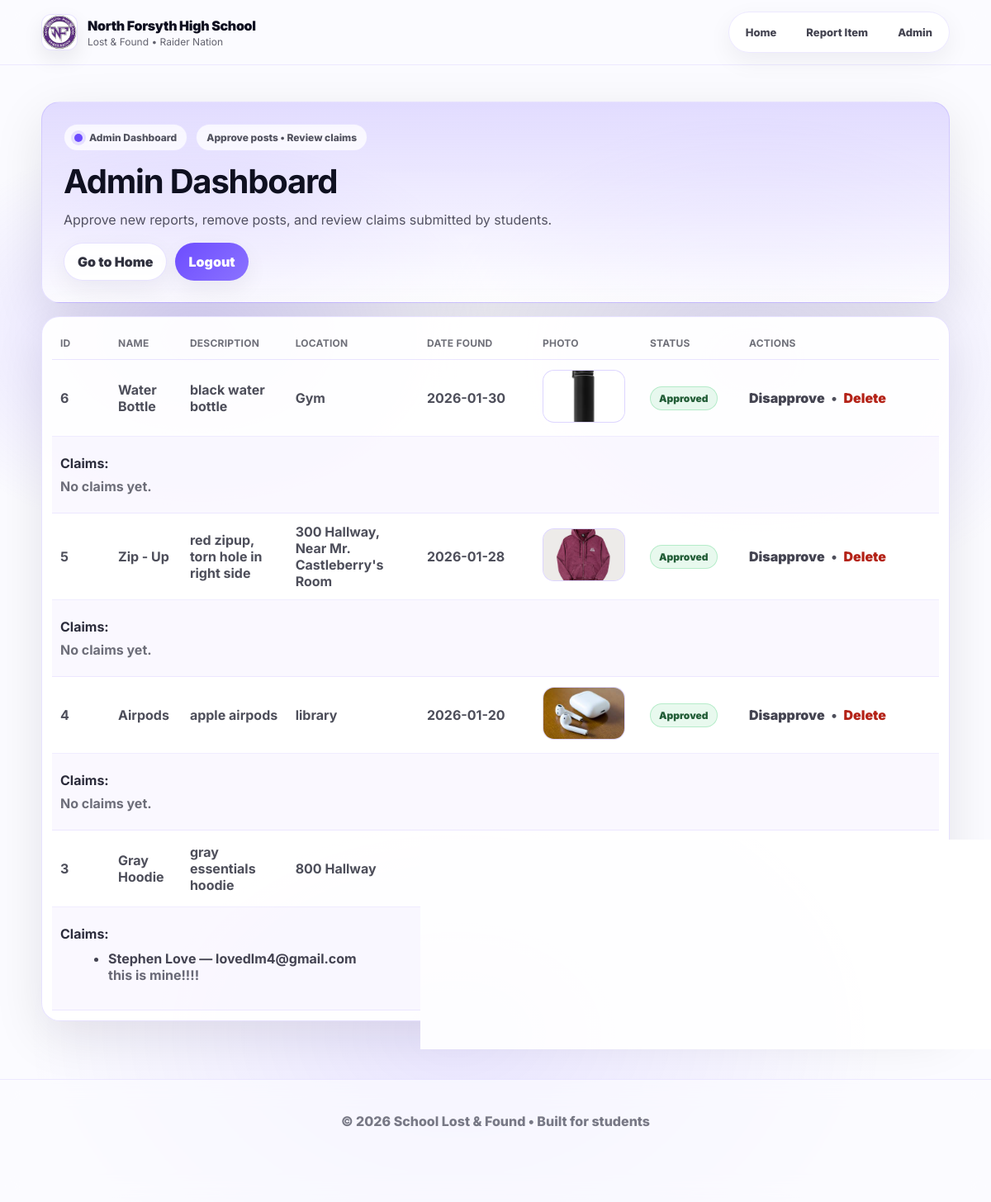
Screenshot of /admin/dashboard (signed in) with the database file from the repository.
### tables this page shows
CREATE TABLE items (
            id INTEGER PRIMARY KEY AUTOINCREMENT,
            name TEXT,
            description TEXT,
            location TEXT,
            date_found TEXT,
            photo TEXT,
            approved INTEGER DEFAULT 0
        , is_claimed INTEGER DEFAULT 0);

CREATE TABLE claims (
            id INTEGER PRIMARY KEY AUTOINCREMENT,
            item_id INTEGER,
            claimant_name TEXT,
            email TEXT,
            message TEXT, status TEXT DEFAULT 'pending',
            FOREIGN KEY (item_id) REFERENCES items (id)
        );

### app.py (the view)
@app.route('/admin/dashboard')
def admin_dashboard():
    if not session.get('admin'):
        return redirect(url_for('admin_login'))
    conn = get_db_connection()
    items = conn.execute('SELECT * FROM items ORDER BY id DESC').fetchall()
    claims = conn.execute('SELECT * FROM claims ORDER BY id DESC').fetchall()
    conn.close()
    claims_by_item = {}
    for c in claims:
        claims_by_item.setdefault(c['item_id'], []).append(c)
    return render_template('admin_dashboard.html', items=items, claims_by_item=claims_by_item)

### app.py (called while the page is built)
def get_db_connection():
    conn = sqlite3.connect('database.db')
    conn.row_factory = sqlite3.Row
    return conn

### templates/admin_dashboard.html (shortened to what this page needs)
{% extends 'base.html' %}
{% block content %}
<section class="hero">
  <div class="badges">
    <span class="badge"><span class="dot"></span> Admin Dashboard</span>
    <span class="badge">Approve posts • Review claims</span>
  </div>
  <h1 style="font-size:40px;">Admin Dashboard</h1>
  <p>Approve new reports, remove posts, and review claims submitted by students.</p>
  <div style="margin-top:16px; display:flex; gap:10px; flex-wrap:wrap;">
    <a class="btn" href="{{ url_for('home') }}">Go to Home</a>
    <a class="btn btn-primary" href="{{ url_for('admin_logout') }}">Logout</a>
  </div>
</section>
<div class="table-wrap" style="margin-top:16px;">
  <table>
    <thead>
      <tr>
        <th style="width:70px;">ID</th>
        <th>Name</th>
        <th>Description</th>
        <th>Location</th>
        <th style="width:140px;">Date Found</th>
        <th style="width:130px;">Photo</th>
        <th style="width:120px;">Status</th>
        <th style="width:240px;">Actions</th>
      </tr>
    </thead>
    <tbody>
      {% for item in items %}
      <tr>
        <td>{{ item['id'] }}</td>
        <td><strong>{{ item['name'] }}</strong></td>
        <td>{{ item['description'] }}</td>
        <td>{{ item['location'] }}</td>
        <td>{{ item['date_found'] }}</td>
        <td>
          {% if item['photo'] %}
            <img src="{{ url_for('static', filename='uploads/' + item['photo']) }}"
                 alt="Photo of {{ item['name'] }}"
                 style="width:100px;height:64px;object-fit:cover;border-radius:14px;border:1px solid rgba(122,77,255,0.18); background:#f2f2ff;">
          {% else %}
            <span style="color: rgba(15,16,32,0.55); font-weight:700;">No photo</span>
          {% endif %}
        </td>
        <td>
          {% if item['approved'] == 1 %}
            <span style="display:inline-flex; padding:6px 10px; border-radius:999px; font-weight:900; font-size:12px; border:1px solid rgba(34,197,94,0.25); background: rgba(34,197,94,0.10); color: rgba(13,77,35,0.90);">
              Approved
            </span>
          {% else %}
            <span style="display:inline-flex; padding:6px 10px; border-radius:999px; font-weight:900; font-size:12px; border:1px solid rgba(245,158,11,0.25); background: rgba(245,158,11,0.12); color: rgba(120,67,0,0.92);">
              Pending
            </span>
          {% endif %}
        </td>
        <td class="table-actions">
          {% if item['approved'] == 0 %}
            <a href="{{ url_for('approve_item', item_id=item['id']) }}">Approve</a>
            &nbsp;•&nbsp;
          {% else %}
            <a href="{{ url_for('disapprove_item', item_id=item['id']) }}">Disapprove</a>
            &nbsp;•&nbsp;
          {% endif %}
          <a href="{{ url_for('delete_item', item_id=item['id']) }}"
             onclick="return confirm('Delete this item?');"
             style="color:#b42318;">
             Delete
          </a>
        </td>
      </tr>
      <tr>
        <td colspan="8" style="background: rgba(122,77,255,0.04);">
          <div style="padding: 10px 0;">
            <strong style="color: rgba(15,16,32,0.88);">Claims:</strong>
            {% set item_claims = claims_by_item.get(item['id'], []) %}
            {% if item_claims %}
              <ul style="margin:10px 0 0 18px; color: rgba(15,16,32,0.78);">
                {% for c in item_claims %}
                  <li style="margin-bottom:10px;">
                    <strong>{{ c['claimant_name'] }}</strong> — {{ c['email'] }}<br>
                    <span style="color: rgba(15,16,32,0.62);">{{ c['message'] }}</span>
                  </li>
                {% endfor %}
              </ul>
            {% else %}
              <div style="margin-top:8px; color: rgba(15,16,32,0.60);">
                No claims yet.
              </div>
            {% endif %}
          </div>
        </td>
      </tr>
      {% endfor %}
    </tbody>
  </table>
</div>
{% endblock %}

### static/styles.css (style rules this page uses)
:root { --bg: #fbfbff; --panel: rgba(255,255,255,0.78); --panel-solid: #ffffff; --text: #0f1020; --muted: rgba(15,16,32,0.65); --purple: #6d4cff; --purple2:#8b73ff; --border: rgba(109,76,255,0.14); --shadow: 0 18px 60px rgba(16,12,30,0.10); --shadow-soft: 0 10px 40px rgba(16,12,30,0.08); --radius: 22px; --radius-sm: 14px; --focus: 0 0 0 4px rgba(109,76,255,0.18); }
* { box-sizing:border-box; }
html,body { height:100%; }
body { margin:0; font-family: "Inter", system-ui, -apple-system, Segoe UI, Roboto, Arial, sans-serif; color: var(--text); background: var(--bg); overflow-x:hidden; }
.hero { margin-top: 22px; border-radius: var(--radius); padding: 26px 26px; background: linear-gradient(180deg, rgba(109,76,255,0.18), rgba(255,255,255,0.82)); border: 1px solid rgba(109,76,255,0.16); box-shadow: var(--shadow); }
.badges { display:flex; gap: 10px; flex-wrap:wrap; margin-bottom: 12px; }
.badge { display:inline-flex; align-items:center; gap: 8px; padding: 8px 12px; border-radius: 999px; background: rgba(255,255,255,0.74); border: 1px solid rgba(109,76,255,0.12); font-weight: 800; font-size: 12px; color: rgba(15,16,32,0.72); }
.dot { width: 10px; height: 10px; border-radius: 999px; background: var(--purple); box-shadow: 0 0 0 4px rgba(109,76,255,0.14); }
.hero h1 { margin: 0; font-size: clamp(34px, 4vw, 52px); letter-spacing: -0.03em; }
.hero p { margin: 10px 0 0; color: rgba(15,16,32,0.70); max-width: 62ch; line-height: 1.5; }
.btn { display:inline-flex; align-items:center; justify-content:center; gap: 8px; padding: 12px 16px; border-radius: 999px; border: 1px solid rgba(109,76,255,0.16); background: rgba(255,255,255,0.92); color: rgba(15,16,32,0.86); text-decoration:none; font-weight: 900; box-shadow: 0 10px 28px rgba(16,12,30,0.06); transition: transform .12s ease, box-shadow .12s ease, background .12s ease; }
.btn-primary { background: linear-gradient(135deg, var(--purple), var(--purple2)); color: white; border: 0; }
.table-wrap { margin: 0 auto; max-width: 1100px; background: rgba(255,255,255,0.92); border: 1px solid rgba(109,76,255,0.16); border-radius: var(--radius); padding: 12px; box-shadow: var(--shadow); overflow:auto; }
table { width:100%; border-collapse: collapse; }
thead th { text-align:left; font-size: 12px; letter-spacing: .02em; text-transform: uppercase; color: rgba(15,16,32,0.60); padding: 12px 10px; border-bottom: 1px solid rgba(109,76,255,0.14); }
tbody td { padding: 12px 10px; border-bottom: 1px solid rgba(109,76,255,0.10); color: rgba(15,16,32,0.74); font-weight: 700; }
.table-actions a { color: rgba(15,16,32,0.78); font-weight: 900; text-decoration: none; }

### rows the page displays
items: id "6", name "Water Bottle", description "black water bottle", location "Gym", date_found "2026-01-30", photo (picture), approved "Approved", shows "No claims yet."
items: id "5", name "Zip - Up", description "red zipup, torn hole in right side", location "300 Hallway, Near Mr. Castleberry's Room", date_found "2026-01-28", photo (picture), approved "Approved", shows "No claims yet."
items: id "4", name "Airpods", description "apple airpods", location "library", date_found "2026-01-20", photo (picture), approved "Approved", shows "No claims yet."
items: id "3", name "Gray Hoodie", description "gray essentials hoodie", location "800 Hallway", photo (picture)
claims: claimant_name "Stephen Love", email "lovedlm4@gmail.com", message "this is mine!!!!"
